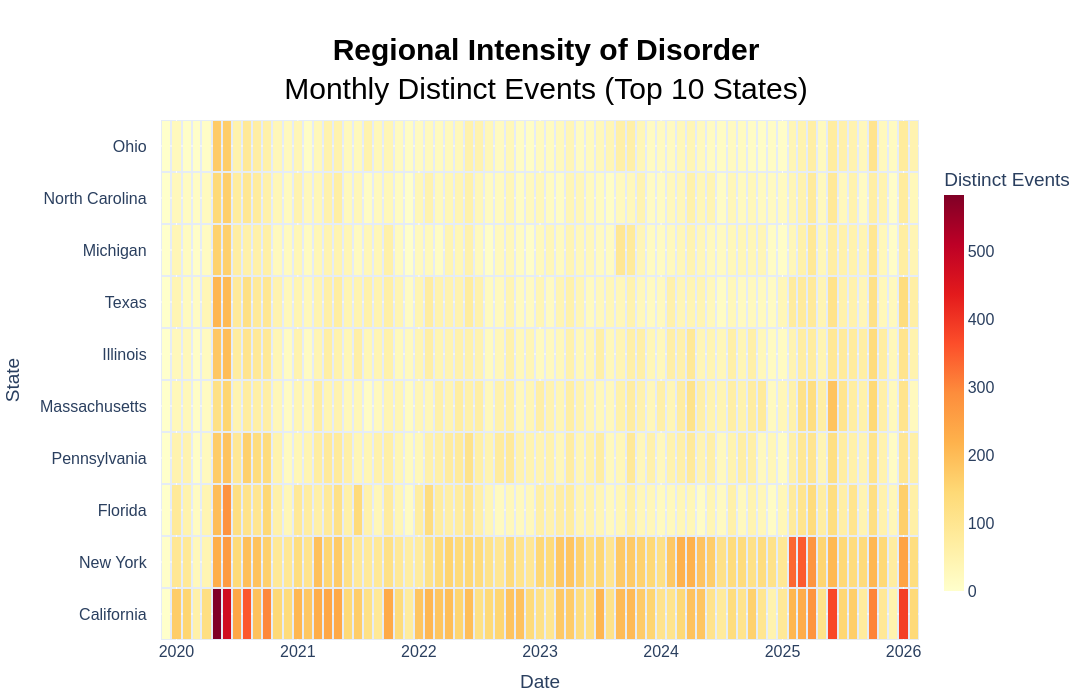

The notebook cell this image was saved under:
### Code cell
import plotly.express as px

fig = px.imshow(
    pivot_df,
    labels=dict(x="Date", y="State", color="Total Events"),
    x=pivot_df.columns,
    y=pivot_df.index,
    color_continuous_scale="YlOrRd",
    aspect="auto",
    title="<b>Regional Intensity of Disorder</b><br>Monthly Distinct Events (Top 10 States)",
)


fig.update_layout(
    width=1500,
    height=700,
    title_x=0.5,
    font_size=16,
    font_family="Arial",
    title_font_size=30,
    title_font_color="black",
    margin={"r": 20, "t": 120, "l": 120, "b": 50},
    xaxis=dict(tickmode="array", ticktext=pivot_df.columns.str[0]),
    yaxis=dict(ticksuffix="   "),
    coloraxis_colorbar=dict(
        title="Distinct Events",
        thicknessmode="pixels",
        thickness=20,
        lenmode="fraction",
        len=0.85,
    ),
)

fig.update_traces(xgap=2, ygap=2)

fig.show()

### Figure 1 — Plotly figure (JSON) as saved in the notebook; plotly's stock layout.template omitted (floating-point values rounded to 4 significant figures; data arrays with more than 128 entries replaced by an {"elided": "..."} marker saying what was removed)
{"data": [{"coloraxis": "coloraxis", "hovertemplate": "Date: %{x}<br>State: %{y}<br>Total Events: %{z}<extra></extra>", "name": "0", "type": "heatmap", "x": ["2019-12", "2020-01", "2020-02", "2020-03", "2020-04", "2020-05", "2020-06", "2020-07", "2020-08", "2020-09", "2020-10", "2020-11", "2020-12", "2021-01", "2021-02", "2021-03", "2021-04", "2021-05", "2021-06", "2021-07", "2021-08", "2021-09", "2021-10", "2021-11", "2021-12", "2022-01", "2022-02", "2022-03", "2022-04", "2022-05", "2022-06", "2022-07", "2022-08", "2022-09", "2022-10", "2022-11", "2022-12", "2023-01", "2023-02", "2023-03", "2023-04", "2023-05", "2023-06", "2023-07", "2023-08", "2023-09", "2023-10", "2023-11", "2023-12", "2024-01", "2024-02", "2024-03", "2024-04", "2024-05", "2024-06", "2024-07", "2024-08", "2024-09", "2024-10", "2024-11", "2024-12", "2025-01", "2025-02", "2025-03", "2025-04", "2025-05", "2025-06", "2025-07", "2025-08", "2025-09", "2025-10", "2025-11", "2025-12", "2026-01", "2026-02"], "xaxis": "x", "xgap": 2, "y": ["Ohio", "North Carolina", "Michigan", "Texas", "Illinois", "Massachusetts", "Pennsylvania", "Florida", "New York", "California"], "yaxis": "y", "ygap": 2, "z": {"elided": "10x75 float values"}}], "layout": {"coloraxis": {"colorbar": {"len": 0.85, "lenmode": "fraction", "thickness": 20, "thicknessmode": "pixels", "title": {"text": "Distinct Events"}}, "colorscale": [[0, "rgb(255,255,204)"], [0.125, "rgb(255,237,160)"], [0.25, "rgb(254,217,118)"], [0.375, "rgb(254,178,76)"], [0.5, "rgb(253,141,60)"], [0.625, "rgb(252,78,42)"], [0.75, "rgb(227,26,28)"], [0.875, "rgb(189,0,38)"], [1, "rgb(128,0,38)"]]}, "font": {"family": "Arial", "size": 16}, "height": 700, "margin": {"b": 50, "l": 120, "r": 20, "t": 120}, "title": {"font": {"color": "black", "size": 30}, "text": "<b>Regional Intensity of Disorder</b><br>Monthly Distinct Events (Top 10 States)", "x": 0.5}, "width": 1500, "xaxis": {"anchor": "y", "domain": [0, 1], "tickmode": "array", "ticktext": ["2", "2", "2", "2", "2", "2", "2", "2", "2", "2", "2", "2", "2", "2", "2", "2", "2", "2", "2", "2", "2", "2", "2", "2", "2", "2", "2", "2", "2", "2", "2", "2", "2", "2", "2", "2", "2", "2", "2", "2", "2", "2", "2", "2", "2", "2", "2", "2", "2", "2", "2", "2", "2", "2", "2", "2", "2", "2", "2", "2", "2", "2", "2", "2", "2", "2", "2", "2", "2", "2", "2", "2", "2", "2", "2"], "title": {"text": "Date"}}, "yaxis": {"anchor": "x", "autorange": "reversed", "domain": [0, 1], "ticksuffix": "   ", "title": {"text": "State"}}}}
